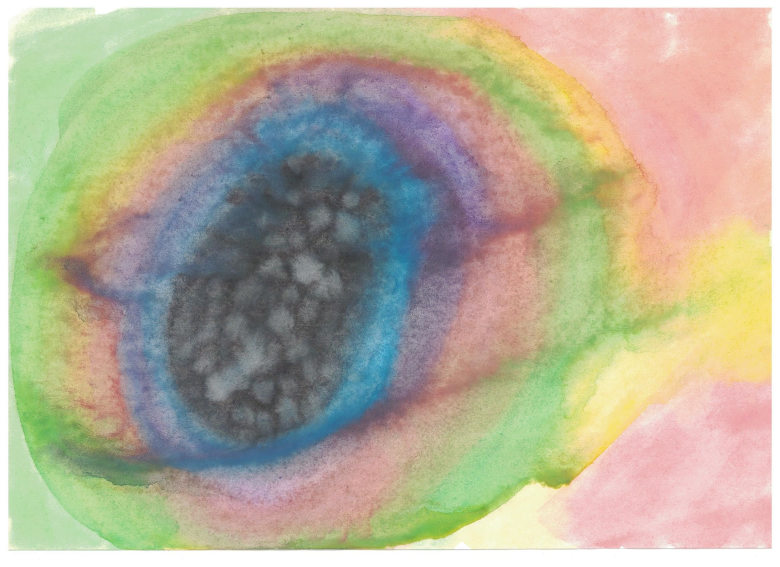
#> input picture art/art_zaitseva_38f_1.jpeg, 2338 x 1700 px (shown at 1/3 size)
$ python main.py
#> lines starting #> are read from the running program, lines starting #| are printed output that depends on the picture
import cv2
import numpy as np
import math
import matplotlib.pyplot as plt
from matplotlib.colors import hsv_to_rgb

square_size = 300
SATURATION_THRESHOLD = 30  # пиксели с насыщенностью ниже этого считаются "белыми" и игнорируются
IMG_SRC = 'art/art_zaitseva_38f_1.jpeg'
DISPLAY_SCALE = 0.5        # коэффициент уменьшения исходного изображения для отображения

# Переменные для сумм H, S, V (только для не-белых)
all_h = 0
all_s = 0
all_v = 0

# Счётчики пикселей в каждой цветовой зоне (не-белые)
count_red = 0
count_green = 0
count_blue = 0

# Для красной зоны используем векторное усреднение
sum_cos_red = 0.0
sum_sin_red = 0.0

# Для зелёной и синей зон — обычная сумма
sum_h_green = 0
sum_h_blue = 0

# Загружаем изображение
img = cv2.imread(IMG_SRC)
#> img is the input picture: shape (1700, 2338, 3); mean B, G, R 150.6, 174.7, 180.4
if img is None:
    print("Image load failed")
    exit()

# Создаём уменьшенную копию для отображения
display_img = cv2.resize(img, None, fx=DISPLAY_SCALE, fy=DISPLAY_SCALE, interpolation=cv2.INTER_AREA)

# Конвертируем BGR в HSV для анализа
hsv_img = cv2.cvtColor(img, cv2.COLOR_BGR2HSV)
#> hsv_img: shape (1700, 2338, 3); mean H, S, V 57.9, 68.4, 195.1

height, width, channels = hsv_img.shape
#> height = 1700; width = 2338; channels = 3

total_pixels_all = height * width
#> total_pixels_all = 3974600
ignored_pixels = 0  # счётчик отброшенных "белых" пикселей

for i in range(height):
    for j in range(width):
        h = int(hsv_img[i, j, 0])
        s = int(hsv_img[i, j, 1])
        v = int(hsv_img[i, j, 2])

        # Проверяем, является ли пиксель "цветным" (достаточно насыщенным)
        if s < SATURATION_THRESHOLD:
            ignored_pixels += 1
            continue   # пропускаем белые/серые пиксели

        # Общие суммы для средних по всем не-белым пикселям
        all_h += h
        all_s += s
        all_v += v

        # Распределение по диапазонам оттенка
        if (0 <= h < 30) or (150 <= h < 180):      # красная зона
            count_red += 1
            angle = h * 2   # h (0-179) -> угол (0-358)
            rad = math.radians(angle)
            sum_cos_red += math.cos(rad)
            sum_sin_red += math.sin(rad)
        elif 30 <= h < 90:                          # зелёная зона
            count_green += 1
            sum_h_green += h
        elif 90 <= h < 150:                          # синяя зона
            count_blue += 1
            sum_h_blue += h
#> after the loop, all_h = 187560266; all_s = 265390434; all_v = 667647678; count_blue = 619438; count_green = 1020566; count_red = 1712342; ignored_pixels = 622254; sum_cos_red = 1494449.5; sum_h_blue = 68174609; sum_h_green = 44702111; sum_sin_red = 509412.6
        # Пиксели с h в других диапазонах не попадают (h всегда 0-179)

total_pixels_used = count_red + count_green + count_blue   # количество учтённых пикселей
#> total_pixels_used = 3352346

if total_pixels_used == 0:
    print("Нет цветных пикселей (все отброшены как белые).")
    avg_h = avg_s = avg_v = 0
    avg_h_red = avg_h_green = avg_h_blue = 0
else:
    # Средние по всем учтённым пикселям
    avg_h = all_h // total_pixels_used
#> avg_h = 55
    avg_s = all_s // total_pixels_used
#> avg_s = 79
    avg_v = all_v // total_pixels_used
#> avg_v = 199

    # Средний оттенок для красной зоны (циклическое усреднение)
    if count_red > 0:
        mean_cos = sum_cos_red / count_red
#> mean_cos = 0.873
        mean_sin = sum_sin_red / count_red
#> mean_sin = 0.297
        avg_angle_rad = math.atan2(mean_sin, mean_cos)
#> avg_angle_rad = 0.329
        avg_angle_deg = math.degrees(avg_angle_rad) % 360
#> avg_angle_deg = 18.82
        avg_h_red = int(round(avg_angle_deg / 2))       # обратно в шкалу 0–179
#> avg_h_red = 9
    else:
        avg_h_red = 0

    # Средний оттенок для зелёной зоны
    avg_h_green = (sum_h_green // count_green) if count_green > 0 else 0
#> avg_h_green = 43
    # Средний оттенок для синей зоны
    avg_h_blue = (sum_h_blue // count_blue) if count_blue > 0 else 0
#> avg_h_blue = 110

def create_hsv_square(h, s, v):
#> called with h = 55, s = 79, v = 199
    square = np.zeros((square_size, square_size, 3), dtype=np.uint8)
    square[:] = (h, s, v)
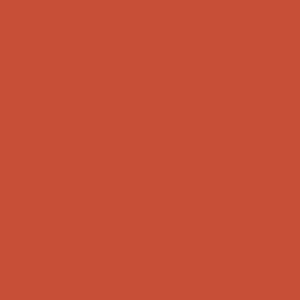
#> square: shape (300, 300, 3); mean of channels 0, 1, 2 55, 79, 199; drawn as B, G, R
    return cv2.cvtColor(square, cv2.COLOR_HSV2BGR)
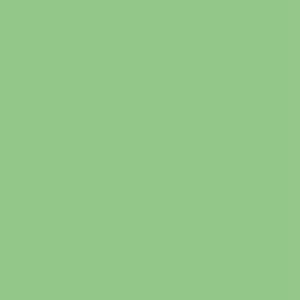
#> returned value: shape (300, 300, 3); mean B, G, R 137, 199, 147

# Квадрат со средними H,S,V всего изображения (BGR)
color_square_avg_bgr = create_hsv_square(avg_h, avg_s, avg_v)
# Конвертируем в RGB для отображения в matplotlib
color_square_avg_rgb = cv2.cvtColor(color_square_avg_bgr, cv2.COLOR_BGR2RGB)

# Подготовка исходного изображения для matplotlib (BGR -> RGB)
display_img_rgb = cv2.cvtColor(display_img, cv2.COLOR_BGR2RGB)

print(f"Всего пикселей: {total_pixels_all}")
#| Всего пикселей: 3974600
print(f"Игнорировано 'белых' пикселей (S < {SATURATION_THRESHOLD}): {ignored_pixels} ({ignored_pixels/total_pixels_all*100:.2f}%)")
#| Игнорировано 'белых' пикселей (S < 30): 622254 (15.66%)
print(f"Учтено цветных пикселей: {total_pixels_used} ({total_pixels_used/total_pixels_all*100:.2f}%)")
#| Учтено цветных пикселей: 3352346 (84.34%)
print(f"Средние значения по цветным пикселям (HSV): (H={avg_h}, S={avg_s}, V={avg_v})")
#| Средние значения по цветным пикселям (HSV): (H=55, S=79, V=199)
print(f"Распределение цветных пикселей по зонам H (красный/зелёный/синий):")
if total_pixels_used > 0:
    print(f"  Красный : {count_red} пикс. ({count_red/total_pixels_used*100:.2f}%), средний H={avg_h_red}")
#|   Красный : 1712342 пикс. (51.08%), средний H=9
    print(f"  Зелёный : {count_green} пикс. ({count_green/total_pixels_used*100:.2f}%), средний H={avg_h_green}")
#|   Зелёный : 1020566 пикс. (30.44%), средний H=43
    print(f"  Синий   : {count_blue} пикс. ({count_blue/total_pixels_used*100:.2f}%), средний H={avg_h_blue}")
#|   Синий   : 619438 пикс. (18.48%), средний H=110
else:
    print("  Нет цветных пикселей для анализа.")

# --- Построение комбинированного окна matplotlib ---
if total_pixels_used > 0:
    # Формируем текстовую статистику
    stats_text = f"Всего пикселей: {total_pixels_all}\n"
    stats_text += f"Игнорировано 'белых' пикселей (S < {SATURATION_THRESHOLD}): {ignored_pixels} ({ignored_pixels/total_pixels_all*100:.2f}%)\n"
    stats_text += f"Учтено цветных пикселей: {total_pixels_used} ({total_pixels_used/total_pixels_all*100:.2f}%)\n"
    stats_text += f"Средние значения по цветным пикселям (HSV): (H={avg_h}, S={avg_s}, V={avg_v})\n"
    stats_text += f"Распределение цветных пикселей по зонам H (красный/зелёный/синий):\n"
    if count_red > 0:
        stats_text += f"  Красный : {count_red} пикс. ({count_red/total_pixels_used*100:.2f}%), средний H={avg_h_red}\n"
    else:
        stats_text += f"  Красный : 0 пикс. (0.00%)\n"
    if count_green > 0:
        stats_text += f"  Зелёный : {count_green} пикс. ({count_green/total_pixels_used*100:.2f}%), средний H={avg_h_green}\n"
    else:
        stats_text += f"  Зелёный : 0 пикс. (0.00%)\n"
    if count_blue > 0:
        stats_text += f"  Синий   : {count_blue} пикс. ({count_blue/total_pixels_used*100:.2f}%), средний H={avg_h_blue}\n"
    else:
        stats_text += f"  Синий   : 0 пикс. (0.00%)\n"

    # Собираем данные для зон, в которых есть пиксели (для гистограммы)
    zone_names = []
    percentages = []
    bar_colors = []

    if count_red > 0:
        zone_names.append('Red')
        percentages.append(count_red / total_pixels_used * 100)
        h_norm = avg_h_red / 179.0
#> h_norm = 0.0503
        bar_colors.append(hsv_to_rgb([h_norm, 1.0, 1.0]))

    if count_green > 0:
        zone_names.append('Green')
        percentages.append(count_green / total_pixels_used * 100)
        h_norm = avg_h_green / 179.0
#> h_norm = 0.24
        bar_colors.append(hsv_to_rgb([h_norm, 1.0, 1.0]))

    if count_blue > 0:
        zone_names.append('Blue')
        percentages.append(count_blue / total_pixels_used * 100)
        h_norm = avg_h_blue / 179.0
#> h_norm = 0.615
        bar_colors.append(hsv_to_rgb([h_norm, 1.0, 1.0]))

    # Создаём фигуру 2×2
    fig, axes = plt.subplots(2, 2, figsize=(12, 10))
    fig.canvas.manager.set_window_title('Анализ рисунка')

    # 1. Исходное изображение (верхний левый)
    axes[0, 0].imshow(display_img_rgb)
    axes[0, 0].set_title('Source Image (scaled)')
    axes[0, 0].axis('off')

    # 2. Квадрат среднего цвета (верхний правый)
    axes[0, 1].imshow(color_square_avg_rgb)
    axes[0, 1].set_title(f'Avg Color (H={avg_h}, S={avg_s}, V={avg_v})')
    axes[0, 1].axis('off')

    # 3. Гистограмма (нижний левый)
    if zone_names:
        bars = axes[1, 0].bar(zone_names, percentages, color=bar_colors, edgecolor='black')
        axes[1, 0].set_ylabel('Процент цветных пикселей')
        axes[1, 0].set_title('Распределение по зонам оттенка')
        axes[1, 0].set_ylim(0, 100)
        axes[1, 0].grid(axis='y', linestyle='--', alpha=0.7)
        for bar, p in zip(bars, percentages):
            height = bar.get_height()
            axes[1, 0].text(bar.get_x() + bar.get_width()/2., height + 1,
                            f'{p:.1f}%', ha='center', va='bottom', fontsize=9)
#> this loop made 3 passes
#> (p, height) on passes 1 to 3: (51.08, 51.08), (30.44, 30.44), (18.48, 18.48)
    else:
        axes[1, 0].text(0.5, 0.5, 'Нет данных', ha='center', va='center', transform=axes[1, 0].transAxes)
        axes[1, 0].set_title('Распределение по зонам оттенка')
        axes[1, 0].axis('off')

    # 4. Текстовая статистика (нижний правый)
    axes[1, 1].axis('off')
    axes[1, 1].text(0.05, 0.95, stats_text, transform=axes[1, 1].transAxes,
                    fontsize=10, verticalalignment='top', family='monospace',
                    bbox=dict(boxstyle='round', facecolor='wheat', alpha=0.5))

    plt.tight_layout()
    plt.show()
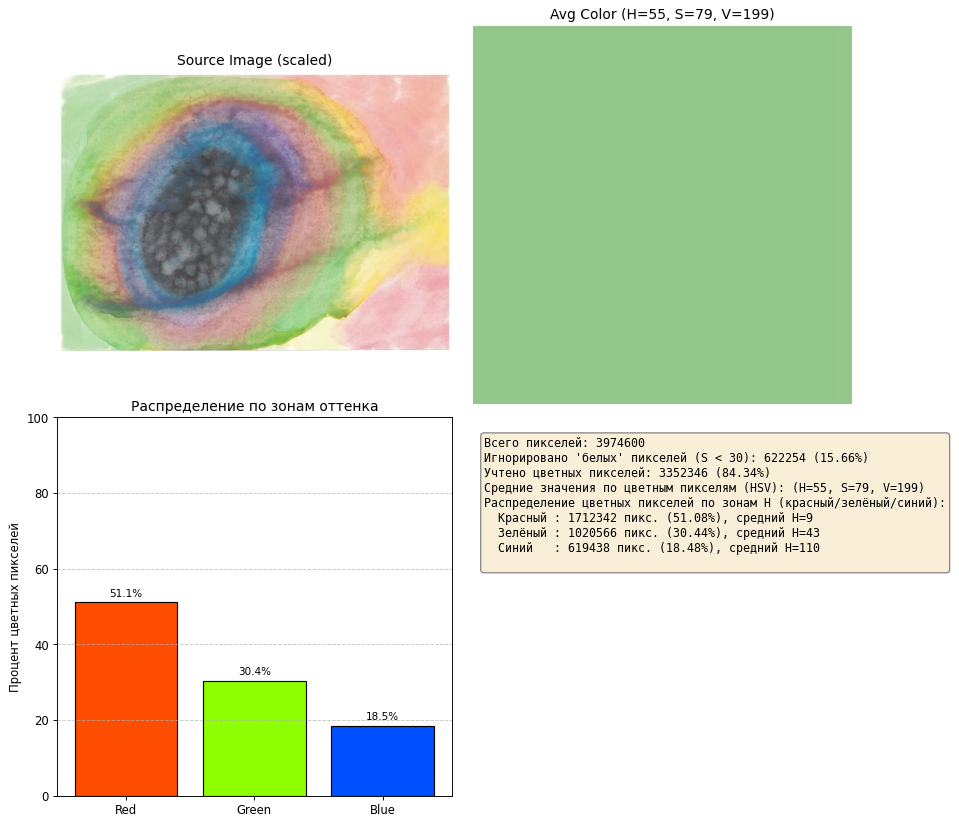
#> figure drawn by matplotlib, 3 panels; panel 3: tallest bar 51.08 high, from x = -0.4 to 0.4
else:
    print("Недостаточно данных для построения визуализации.")

$ run again, with art/art_zaitseva_38f_2.jpeg copied over art/art_zaitseva_38f_1.jpeg
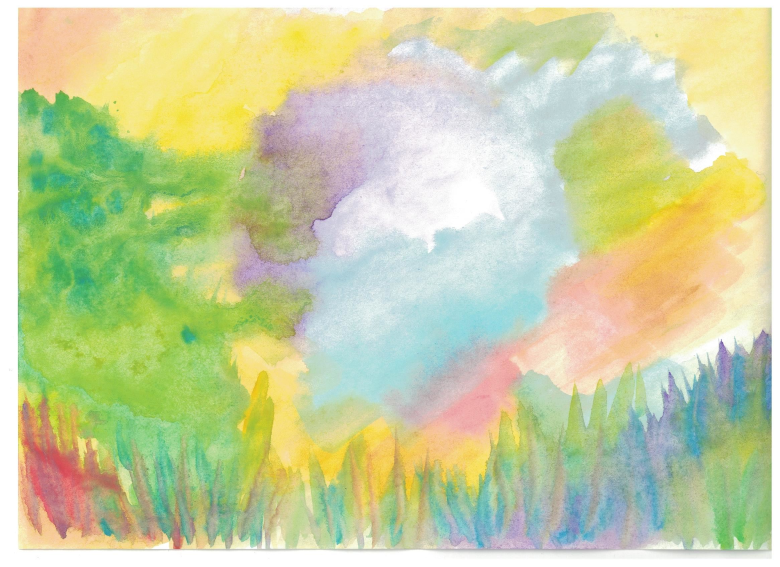
#> input picture art/art_zaitseva_38f_2.jpeg, 2338 x 1700 px (shown at 1/3 size)
#> img is the input picture: shape (1700, 2338, 3); mean B, G, R 161.1, 208.5, 200.8
#> hsv_img: shape (1700, 2338, 3); mean H, S, V 49.8, 76.9, 219.1
#> after the loop `for i in range(height):`: all_h = 129431407; all_s = 294297855; all_v = 641317875; count_blue = 298498; count_green = 1356215; count_red = 1333417; ignored_pixels = 986470; sum_cos_red = 966693.6; sum_h_blue = 29771173; sum_h_green = 64700277; sum_sin_red = 829901.8
#> total_pixels_used = 2988130
#> avg_h = 43
#> avg_s = 98
#> avg_v = 214
#> mean_cos = 0.725
#> mean_sin = 0.622
#> avg_angle_rad = 0.709
#> avg_angle_deg = 40.65
#> avg_h_red = 20
#> avg_h_green = 47
#> avg_h_blue = 99
#> in create_hsv_square, `return cv2.cvtColor(square, cv2.COLOR_HSV2BGR)`:
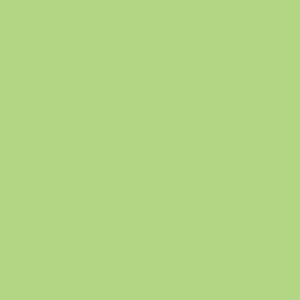
#> returned value: shape (300, 300, 3); mean B, G, R 131, 214, 178
#| Всего пикселей: 3974600
#| Игнорировано 'белых' пикселей (S < 30): 986470 (24.82%)
#| Учтено цветных пикселей: 2988130 (75.18%)
#| Средние значения по цветным пикселям (HSV): (H=43, S=98, V=214)
#|   Красный : 1333417 пикс. (44.62%), средний H=20
#|   Зелёный : 1356215 пикс. (45.39%), средний H=47
#|   Синий   : 298498 пикс. (9.99%), средний H=99
#> `h_norm = avg_h_red / 179.0`: h_norm = 0.112
#> `h_norm = avg_h_green / 179.0`: h_norm = 0.263
#> `h_norm = avg_h_blue / 179.0`: h_norm = 0.553
#> the loop `for bar, p in zip(bars, percentages):` made 3 passes
#> (p, height) on passes 1 to 3: (44.62, 44.62), (45.39, 45.39), (9.99, 9.99)
#> `plt.show()`:
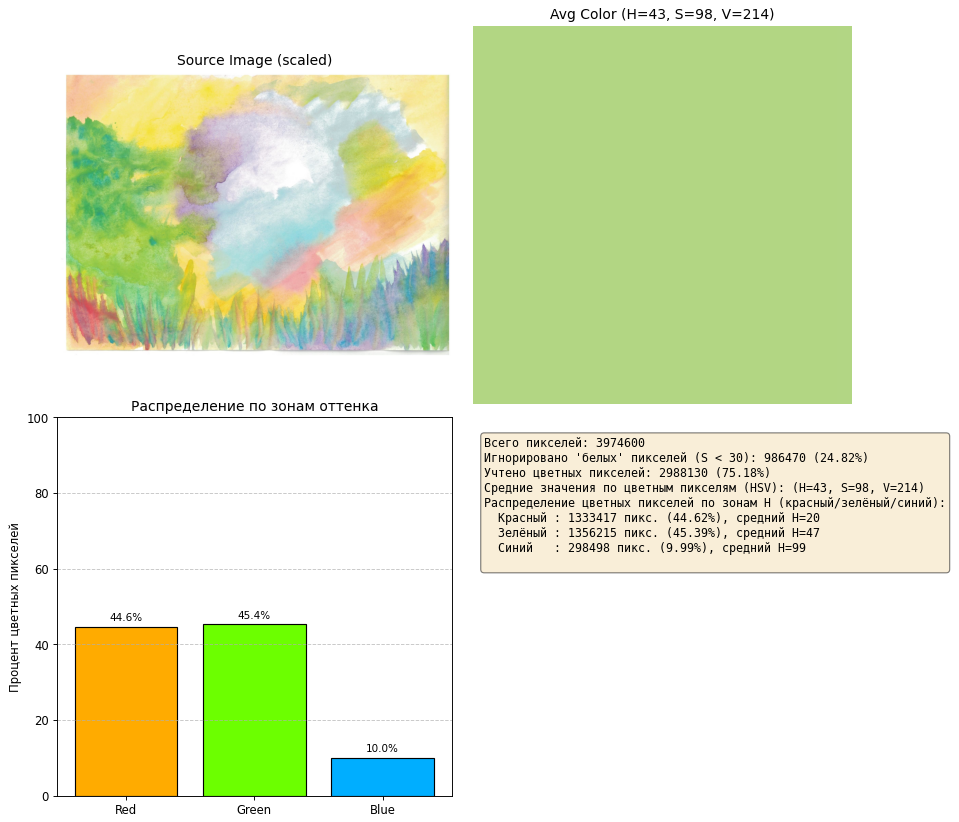
#> figure drawn by matplotlib, 3 panels; panel 3: tallest bar 45.39 high, from x = 0.6 to 1.4

$ run again, with art/art_aksenova_1.jpeg copied over art/art_zaitseva_38f_1.jpeg
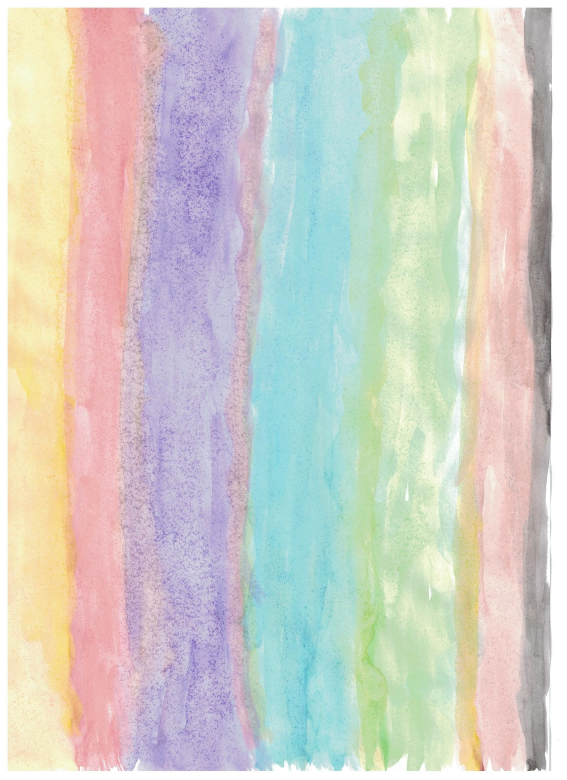
#> input picture art/art_aksenova_1.jpeg, 1700 x 2338 px (shown at 1/3 size)
#> img is the input picture: shape (2338, 1700, 3); mean B, G, R 199.7, 207.3, 208
#> hsv_img: shape (2338, 1700, 3); mean H, S, V 71.7, 47.7, 225.9
#> after the loop `for i in range(height):`: all_h = 237015443; all_s = 179323048; all_v = 728103193; count_blue = 1045891; count_green = 833397; count_red = 1327788; ignored_pixels = 767524; sum_cos_red = 1138715.6; sum_h_blue = 116627347; sum_h_green = 47481578; sum_sin_red = 374334.5
#> total_pixels_used = 3207076
#> avg_h = 73
#> avg_s = 55
#> avg_v = 227
#> mean_cos = 0.858
#> mean_sin = 0.282
#> avg_angle_rad = 0.318
#> avg_angle_deg = 18.2
#> avg_h_red = 9
#> avg_h_green = 56
#> avg_h_blue = 111
#> in create_hsv_square, `return cv2.cvtColor(square, cv2.COLOR_HSV2BGR)`:
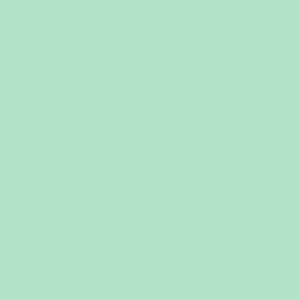
#> returned value: shape (300, 300, 3); mean B, G, R 199, 227, 178
#| Всего пикселей: 3974600
#| Игнорировано 'белых' пикселей (S < 30): 767524 (19.31%)
#| Учтено цветных пикселей: 3207076 (80.69%)
#| Средние значения по цветным пикселям (HSV): (H=73, S=55, V=227)
#|   Красный : 1327788 пикс. (41.40%), средний H=9
#|   Зелёный : 833397 пикс. (25.99%), средний H=56
#|   Синий   : 1045891 пикс. (32.61%), средний H=111
#> `h_norm = avg_h_red / 179.0`: h_norm = 0.0503
#> `h_norm = avg_h_green / 179.0`: h_norm = 0.313
#> `h_norm = avg_h_blue / 179.0`: h_norm = 0.62
#> the loop `for bar, p in zip(bars, percentages):` made 3 passes
#> (p, height) on passes 1 to 3: (41.4, 41.4), (25.99, 25.99), (32.61, 32.61)
#> `plt.show()`:
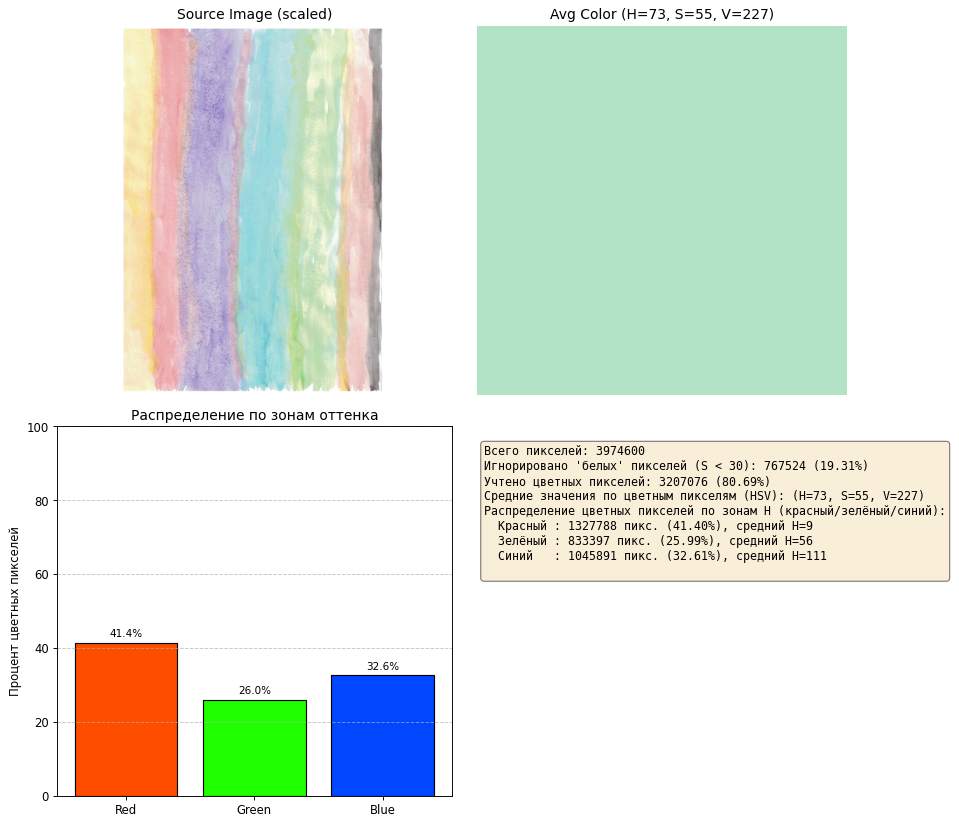
#> figure drawn by matplotlib, 3 panels; panel 3: tallest bar 41.4 high, from x = -0.4 to 0.4
